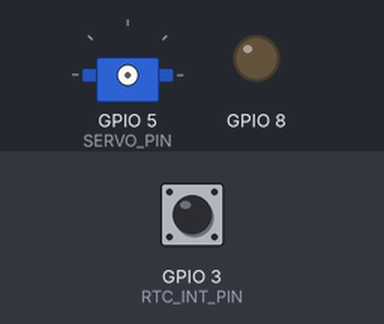
Simulated run of this sketch. Board: Seeed XIAO ESP32-C3. Shown: servo, output pins drawn as LEDs (lit = HIGH). The inputs (shaded band) are chosen by the test bench; at power-on: GPIO 3 (RTC_INT_PIN) HIGH. The local clock reads 2024-03-15 10:24:30 at power-on unless the sketch sets it; what the sketch prints to the serial monitor is not drawn.

Above: at 2.2 s.
2.3 s: GPIO 3 (RTC_INT_PIN) pulled LOW for 0.15 s
At 3.1 s:
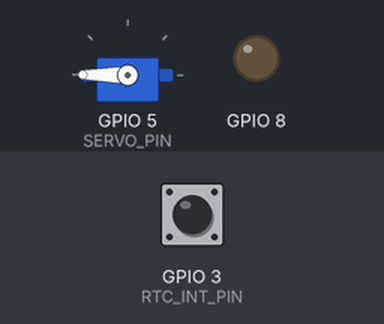
At 5.0 s:
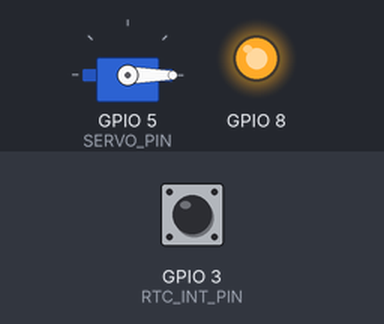
Timing chart, 0 to 6.5 s (numbered marks = the images above; inputs shaded):
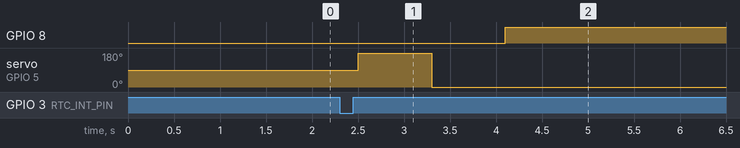

The sketch:

rtcActuatorTest.ino
```cpp
// RTC Interrupt Actuator Test — XIAO ESP32-C3
// Fires actuator once via DS3231 alarm interrupt, 30s after compile time.
//
// Pin assignments
//   D1 (GPIO3) — DS3231 SQW/INT
//   D3 (GPIO5) — Servo PWM
//   D8 (GPIO8) — LED indicator (on = waiting, off = done)
//   GPIO6      — SDA
//   GPIO7      — SCL

#include <RTClib.h>
#include <ESP32Servo.h>

#define RTC_INT_PIN      D1
#define SERVO_PIN        D3
#define EXTEND_DELAY_MS  800
#define RETRACT_DELAY_MS 800

RTC_DS3231 rtc;
Servo      actuatorServo;

volatile bool alarmFired = false;
bool          taskDone   = false;

void IRAM_ATTR onAlarm() {
    alarmFired = true;
}

void setup() {
    Serial.begin(9600);
    delay(1000);

    pinMode(D8, OUTPUT);
    digitalWrite(D8, LOW);

    if (!rtc.begin()) {
        Serial.println("Couldn't find RTC!");
        while (true) { delay(100); }
    }

    rtc.adjust(DateTime(F(__DATE__), F(__TIME__)));

    rtc.disable32K();
    rtc.clearAlarm(1);
    rtc.clearAlarm(2);
    rtc.writeSqwPinMode(DS3231_OFF);
    rtc.disableAlarm(2);

    pinMode(RTC_INT_PIN, INPUT_PULLUP);
    attachInterrupt(digitalPinToInterrupt(RTC_INT_PIN), onAlarm, FALLING);

    // if (!rtc.setAlarm1(rtc.now() + TimeSpan(30), DS3231_A1_Second)) {
    //     Serial.println("Error, alarm wasn't set!");
    // }
    if (!rtc.setAlarm1(rtc.now() + TimeSpan(0, 0, 1, 30), DS3231_A1_Minute)) {
        Serial.println("Error, alarm wasn't set!");
    }
    else {
        char buf[10];
        strcpy(buf, "hh:mm:ss");
        rtc.now().toString(buf);
        Serial.print("Now:    "); Serial.println(buf);

        strcpy(buf, "hh:mm:ss");
        rtc.getAlarm1().toString(buf);
        Serial.print("Target: "); Serial.println(buf);
    }
}

void loop() {
    if (taskDone) return;

    if (alarmFired) {
        alarmFired = false;
        rtc.clearAlarm(1);
        rtc.disableAlarm(1);

        actuatorServo.attach(SERVO_PIN);
        delay(200);
        actuatorServo.write(180);
        delay(EXTEND_DELAY_MS);
        actuatorServo.write(0);
        delay(RETRACT_DELAY_MS);
        actuatorServo.detach();

        digitalWrite(D8, HIGH);
        taskDone = true;
    }
}
```

Measured:
- after the input at 2.3 s, GPIO 8: LOW → HIGH after 1.8 s; servo on GPIO 5 (SERVO_PIN): 90° → 180° after 0.20 s, → 0° 0.80 s later
